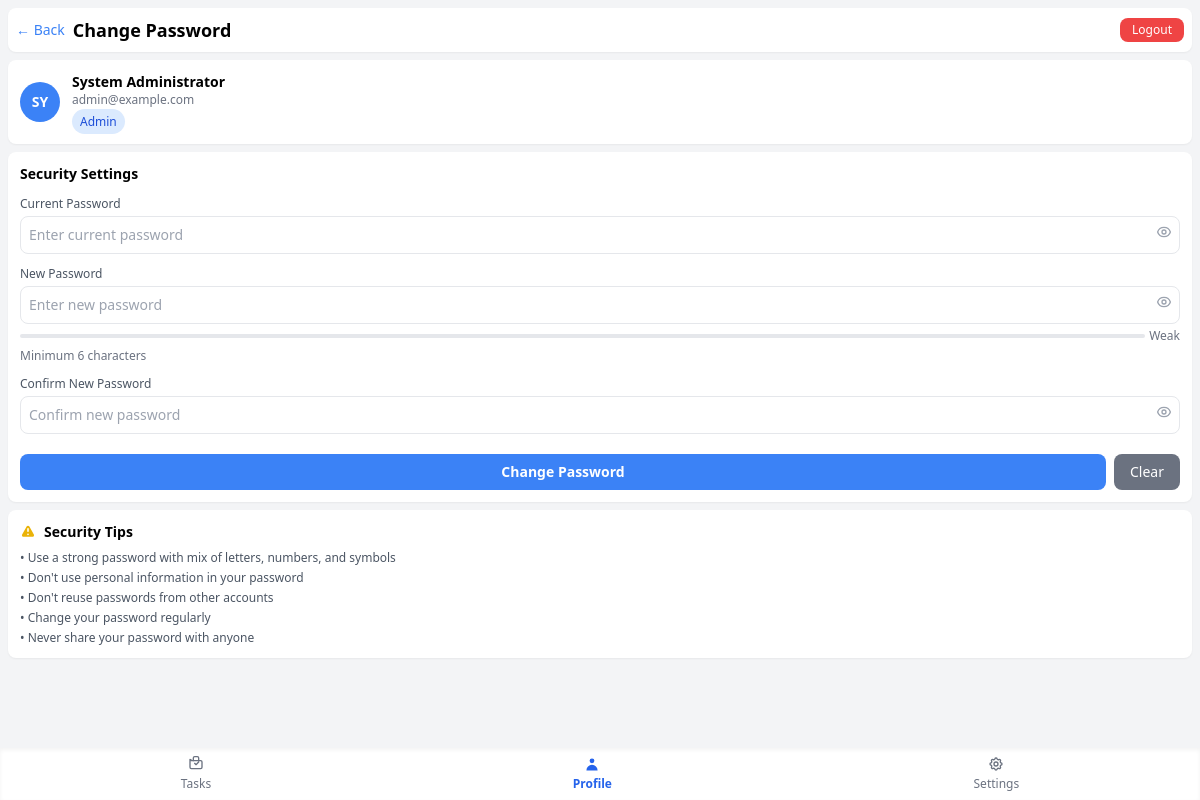
The page /change-password.php (signed in) on the database its author committed.
### tables this page shows
CREATE TABLE users (
    id INT PRIMARY KEY AUTO_INCREMENT,
    name VARCHAR(100) NOT NULL,
    email VARCHAR(150) UNIQUE NOT NULL,
    password VARCHAR(255) NOT NULL,
    role ENUM('admin','user') DEFAULT 'user',
    avatar VARCHAR(255) NULL,
    phone VARCHAR(20) NULL,
    department VARCHAR(100) NULL,
    is_active BOOLEAN DEFAULT TRUE,
    last_login TIMESTAMP NULL,
    failed_attempts INT DEFAULT 0,
    locked_until TIMESTAMP NULL,
    force_password_change BOOLEAN DEFAULT FALSE,
    created_at TIMESTAMP DEFAULT CURRENT_TIMESTAMP,
    updated_at TIMESTAMP DEFAULT CURRENT_TIMESTAMP ON UPDATE CURRENT_TIMESTAMP,
    
    INDEX idx_email (email),
    INDEX idx_role (role),
    INDEX idx_active (is_active)
);

### change-password.php (the view, shortened to what this page needs)
<?php
require_once 'includes/db.php';
$stmt = $pdo->prepare("SELECT name, email FROM users WHERE id = ?");
$stmt->execute([$_SESSION['user_id']]);
$userInfo = $stmt->fetch();
?>
<!DOCTYPE html>
<html lang="en">
<head>
    <script src="https://cdn.tailwindcss.com"></script>
</head>
<body class="bg-gray-100 min-h-screen pb-16">
    <div class="p-2">
        <header class="flex justify-between items-center py-2 px-2 bg-white rounded-lg shadow-sm mb-2">
            <div class="flex items-center gap-2">
                <a href="<?= $_SESSION['role'] === 'admin' ? 'admin-dashboard.php' : 'index.php' ?>"
                   class="text-blue-500 text-sm">← Back</a>
                <h1 class="text-lg font-bold">Change Password</h1>
            </div>
            <a href="?logout=1" class="bg-red-500 text-white px-3 py-1 rounded-lg text-xs">Logout</a>
        </header>
        <div class="bg-white p-3 rounded-lg shadow-sm mb-2">
            <div class="flex items-center gap-3">
                <div class="w-10 h-10 bg-blue-500 rounded-full flex items-center justify-center">
                    <span class="text-white font-semibold text-sm"><?= strtoupper(substr($userInfo['name'], 0, 2)) ?></span>
                </div>
                <div>
                    <p class="text-sm font-semibold"><?= htmlspecialchars($userInfo['name']) ?></p>
                    <p class="text-xs text-gray-500"><?= htmlspecialchars($userInfo['email']) ?></p>
                    <span class="px-2 py-1 text-xs rounded-full bg-blue-100 text-blue-700"><?= ucfirst($_SESSION['role']) ?></span>
                </div>
            </div>
        </div>
        <div class="bg-white p-3 rounded-lg shadow-sm mb-2">
            <h3 class="text-sm font-semibold mb-3">Security Settings</h3>
            <form method="POST" class="space-y-3" id="passwordForm">
                <div>
                    <label class="text-xs text-gray-600 block mb-1">Current Password</label>
                    <div class="relative">
                        <input type="password" name="current_password" id="currentPassword" required
                               class="w-full p-2 text-sm border rounded-lg focus:outline-none focus:ring-2 focus:ring-blue-500 pr-10"
                               placeholder="Enter current password">
                        <button type="button" onclick="togglePassword('currentPassword')"
                                class="absolute right-2 top-2 text-gray-400 hover:text-gray-600">
                        </button>
                    </div>
                </div>
                <div>
                    <label class="text-xs text-gray-600 block mb-1">New Password</label>
                    <div class="relative">
                        <input type="password" name="new_password" id="newPassword" required
                               class="w-full p-2 text-sm border rounded-lg focus:outline-none focus:ring-2 focus:ring-blue-500 pr-10"
                               placeholder="Enter new password" minlength="6">
                        <button type="button" onclick="togglePassword('newPassword')"
                                class="absolute right-2 top-2 text-gray-400 hover:text-gray-600">
                        </button>
                    </div>
                    <div class="mt-1">
                        <div class="flex items-center gap-1">
                            <div id="strengthBar" class="flex-1 h-1 bg-gray-200 rounded-full overflow-hidden">
                                <div id="strengthFill" class="h-full transition-all duration-300"></div>
                            </div>
                            <span id="strengthText" class="text-xs text-gray-500">Weak</span>
                        </div>
                        <p class="text-xs text-gray-500 mt-1">Minimum 6 characters</p>
                    </div>
                </div>
                <div>
                    <label class="text-xs text-gray-600 block mb-1">Confirm New Password</label>
                    <div class="relative">
                        <input type="password" name="confirm_password" id="confirmPassword" required
                               class="w-full p-2 text-sm border rounded-lg focus:outline-none focus:ring-2 focus:ring-blue-500 pr-10"
                               placeholder="Confirm new password">
                        <button type="button" onclick="togglePassword('confirmPassword')"
                                class="absolute right-2 top-2 text-gray-400 hover:text-gray-600">
                        </button>
                    </div>
                </div>
                <div class="flex gap-2 pt-2">
                    <button type="submit"
                            class="flex-1 bg-blue-500 text-white p-2 rounded-lg text-sm font-semibold hover:bg-blue-600 disabled:opacity-50 disabled:cursor-not-allowed"
                            id="submitBtn">
                        Change Password
                    </button>
                    <button type="button" onclick="clearForm()"
                            class="px-4 bg-gray-500 text-white p-2 rounded-lg text-sm hover:bg-gray-600">
                        Clear
                    </button>
                </div>
            </form>
        </div>
        <div class="bg-white p-3 rounded-lg shadow-sm">
            <h3 class="text-sm font-semibold mb-2 flex items-center gap-2">
                Security Tips
            </h3>
            <ul class="text-xs text-gray-600 space-y-1">
                <li>• Use a strong password with mix of letters, numbers, and symbols</li>
                <li>• Don't use personal information in your password</li>
                <li>• Don't reuse passwords from other accounts</li>
                <li>• Change your password regularly</li>
                <li>• Never share your password with anyone</li>
            </ul>
        </div>
    </div>
    <footer class="fixed bottom-0 left-0 right-0 bg-white shadow-inner flex justify-around py-2">
        <a href="<?= $_SESSION['role'] === 'admin' ? 'admin-dashboard.php' : 'index.php' ?>"
           class="text-xs text-gray-500 flex flex-col items-center">
            Tasks
        </a>
        <a href="profile.php" class="text-xs text-blue-600 font-semibold flex flex-col items-center">
            <svg class="w-4 h-4 mb-1" fill="currentColor" viewBox="0 0 20 20">
                <path fill-rule="evenodd" d="M10 9a3 3 0 100-6 3 3 0 000 6zm-7 9a7 7 0 1114 0H3z" clip-rule="evenodd"></path>
            </svg>
            Profile
        </a>
        <a href="settings.php" class="text-xs text-gray-500 flex flex-col items-center">
            Settings
        </a>
    </footer>
</body>
</html>

### rows shown on the page
users: name "SY", name "System Administrator", email "admin@example.com"

### other values the page prints
$_SESSION['role'] "Admin"
